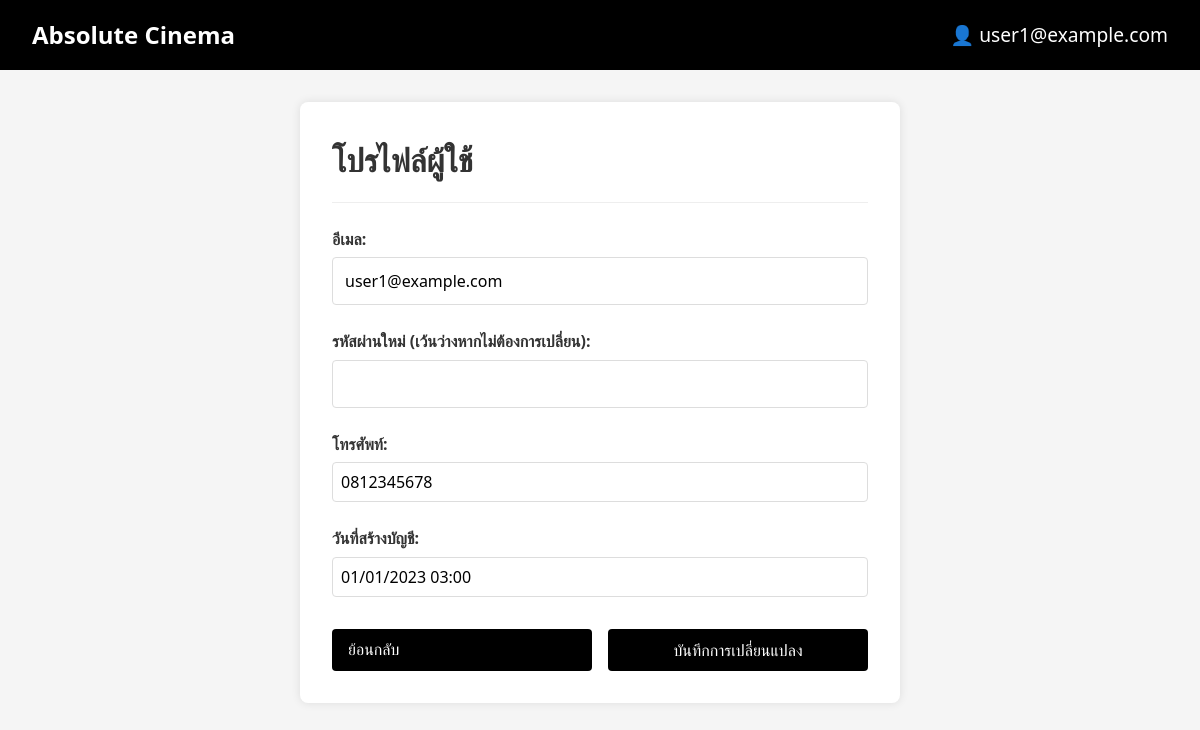
Screenshot of /user/profile.php (signed in) with the database file from the repository.
### tables this page shows
CREATE TABLE `users` (
  `id` int(11) NOT NULL,
  `fullname` varchar(100) NOT NULL,
  `email` varchar(255) NOT NULL,
  `password` varchar(255) NOT NULL,
  `phone` varchar(20) DEFAULT NULL,
  `role` enum('user','staff','admin') DEFAULT 'user',
  `is_active` tinyint(1) DEFAULT 1,
  `created_at` timestamp NOT NULL DEFAULT current_timestamp()
);

### user/profile.php (the view, shortened to what this page needs)
<?php
require_once '../includes/config.php';
try {
    $userStmt = $pdo->prepare("SELECT * FROM users WHERE id = ?");
    $userStmt->execute([$_SESSION['user_id']]);
    $user = $userStmt->fetch();
} catch (PDOException $e) {
    die("เกิดข้อผิดพลาดในการดึงข้อมูลผู้ใช้: " . $e->getMessage());
}
?>
<!DOCTYPE html>
<html lang="th">
<head>
    <link rel="stylesheet" href="../assets/css/style.css">
</head>
<body>
    <nav class="navbar">
        <a href="index.php" class="logo">Absolute Cinema</a>
        <div class="user-menu">
            <span class="user-icon">👤 <?php echo htmlspecialchars($_SESSION['email']); ?></span>
        </div>
    </nav>
    <div class="profile-container">
        <div class="profile-header">
            <h1>โปรไฟล์ผู้ใช้</h1>
        </div>
        <form class="profile-form" method="post">
            <div class="form-group">
                <label for="email">อีเมล:</label>
                <input type="email" id="email" value="<?php echo htmlspecialchars($user['email']); ?>" readonly>
            </div>
            <div class="form-group">
                <label for="password">รหัสผ่านใหม่ (เว้นว่างหากไม่ต้องการเปลี่ยน):</label>
                <input type="password" id="password" name="password">
            </div>
            <div class="form-group">
                <label for="phone">โทรศัพท์:</label>
                <input type="text" id="phone" name="phone" value="<?php echo htmlspecialchars($user['phone'] ?? ''); ?>">
            </div>
            <div class="form-group">
                <label>วันที่สร้างบัญชี:</label>
                <input type="text" value="<?php echo date('d/m/Y H:i', strtotime($user['created_at'])); ?>" readonly>
            </div>
            <div class="form-actions">
                <a href="index.php" class="btn">ย้อนกลับ</a>
                <button type="submit" class="btn">บันทึกการเปลี่ยนแปลง</button>
            </div>
        </form>
    </div>
</body>
</html>

### assets/css/style.css (style rules this page uses)
* { margin: 0; padding: 0; box-sizing: border-box; font-family: 'Segoe UI', Tahoma, Geneva, Verdana, sans-serif; }
body { background-color: #f5f5f5; color: #333; line-height: 1.6; }
.form-group { margin-bottom: 1rem; text-align: left; }
.form-group label { display: block; margin-bottom: 0.5rem; font-weight: 600; }
.form-group input { width: 100%; padding: 0.75rem; border: 1px solid #ddd; border-radius: 4px; font-size: 1rem; }
.btn { width: 100%; padding: 0.75rem; background-color: #000; color: white; border: none; border-radius: 4px; font-size: 1rem; cursor: pointer; transition: background-color 0.3s; }
.navbar { background-color: #000; color: white; padding: 1rem 2rem; display: flex; justify-content: space-between; align-items: center; }
.navbar a { color: white; text-decoration: none; }
.logo { font-size: 1.5rem; font-weight: bold; }
.user-menu { position: relative; display: inline-block; }
.user-icon { cursor: pointer; font-size: 1.2rem; }
.profile-container { max-width: 600px; margin: 2rem auto; padding: 2rem; background-color: white; border-radius: 8px; box-shadow: 0 0 10px rgba(0, 0, 0, 0.1); }
.profile-header { margin-bottom: 1.5rem; padding-bottom: 1rem; border-bottom: 1px solid #eee; }
.profile-form .form-group { margin-bottom: 1.5rem; }
.form-actions { display: flex; justify-content: flex-end; gap: 1rem; margin-top: 2rem; }
.form-group { margin-bottom: 15px; }
.form-group label { display: block; margin-bottom: 5px; font-weight: 600; }
.form-group input[type="text"], .form-group input[type="number"], .form-group input[type="date"], .form-group select, .form-group textarea { width: 100%; padding: 8px; border: 1px solid #ddd; border-radius: 4px; }
.btn { padding: 8px 16px; background-color: #000; color: white; border: none; border-radius: 4px; cursor: pointer; text-decoration: none; display: inline-block; }

### rows the page displays
users: email "user1@example.com", phone "0812345678", created_at "01/01/2023 03:00"

### other values shown
$_SESSION['email'] "user1@example.com"
